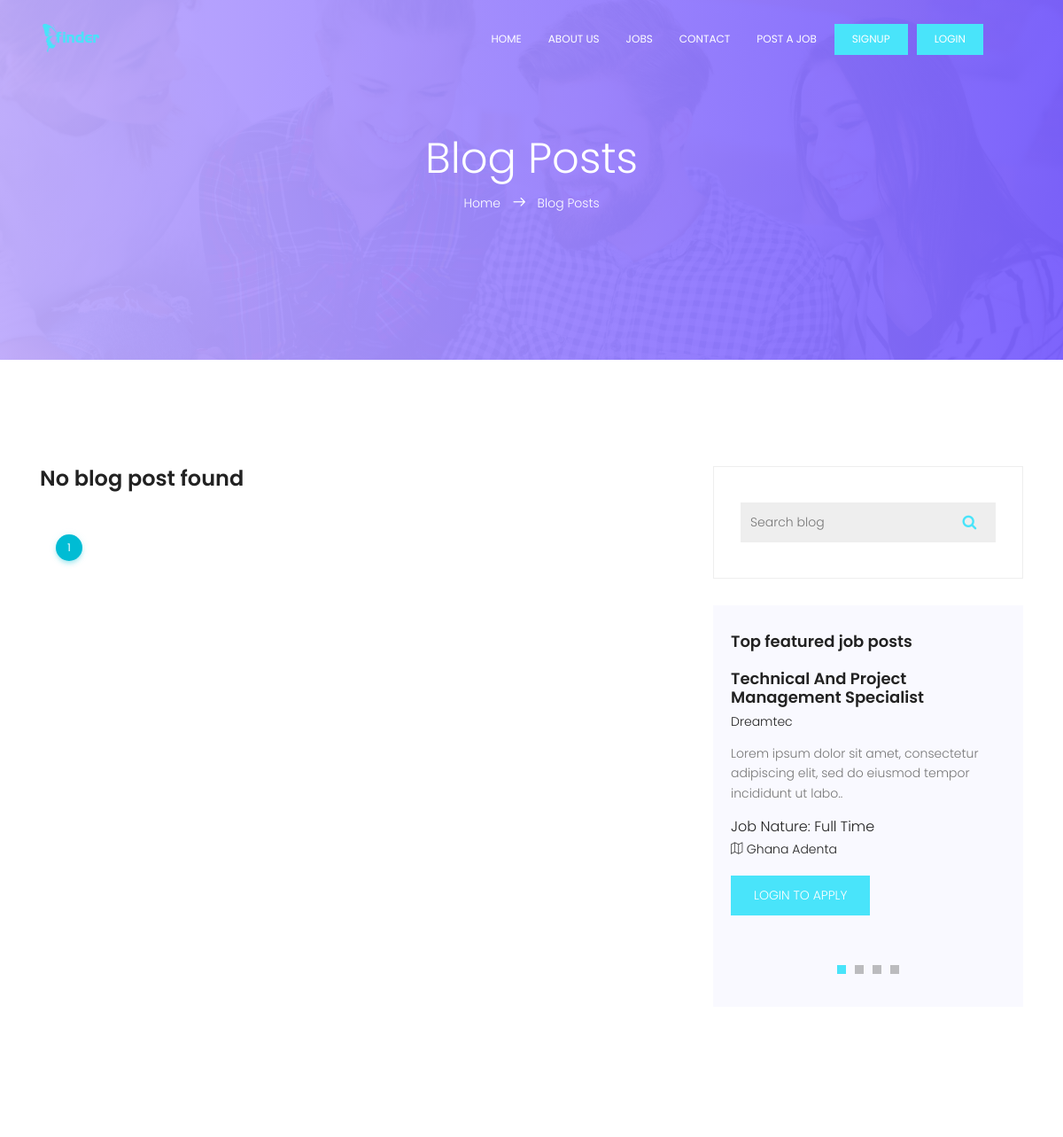
The app's page /blog/blog (upper part), older data.
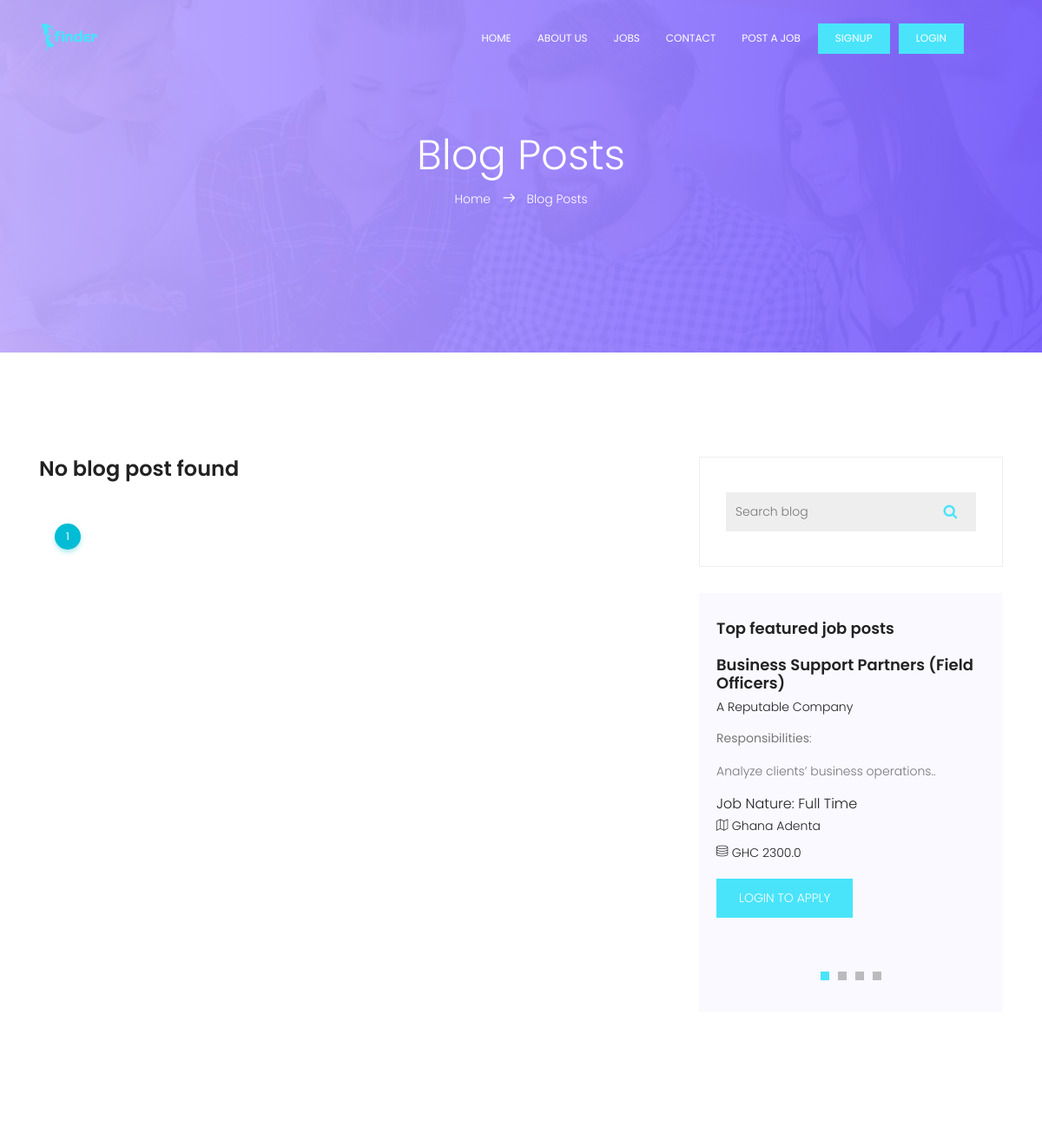
The same page, newer data.
### portal/models.py (models this page shows, shortened)
class Job(models.Model):
    company_name = models.CharField(max_length=200)
    job_title = models.CharField(max_length=200)
    company_email = models.EmailField(blank=True, null=True)
    category = models.ForeignKey(
        Category, on_delete=models.CASCADE, default='Others')
    job_type = models.CharField(max_length=20, choices=_job_Type, default=1)
    description = RichTextField()
    location = models.CharField(max_length=150)
    salary = models.FloatField(blank=True, null=True)
    application_url = models.URLField(blank=True, null=True)
    slug = models.SlugField(blank=True, null=True)
    created = models.DateTimeField(auto_now_add=True)
    featured = models.BooleanField(default=False)
    approved = models.BooleanField(default=True)
    class Meta:
        ordering = ['-created']

### blog/views.py (the view)
# urls.py: path('blog', blog, name="blog"),
def blog(request):
    blogs = Blog.objects.filter(published=True).order_by('-created')
    filters = BlogFilter(request.GET, queryset=blogs)
    blogs = filters.qs
    paginator = Paginator(blogs, 15)
    page_number = request.GET.get('page', 1)
    page_objects = paginator.get_page(page_number)
    context = {
        'blogs': blogs,
        'filters': filters,
        'page_objects': page_objects
    }
    return render(request, 'portal/blog-home.html', context)

### portal/context_processors.py (called while the page is built)
def Processors(request):
    jobs = Job.objects.filter(approved=True).order_by('-created')
    categories = Category.objects.all().order_by('-id')
    blogs = Blog.objects.filter(published=True).order_by('-id')
    blog_count = blogs.count()
    return {
        'categories': categories,
        'jobs': jobs,
        'blog_count': blog_count,
        'blogs': blogs,
    }

### templates/portal/blog-home.html (shortened to what this page needs)
{% extends 'base.html' %}
{% load static %}
{% block content %}
			<section class="banner-area relative" id="home">
				<div class="overlay overlay-bg"></div>
				<div class="container">
					<div class="row d-flex align-items-center justify-content-center">
						<div class="about-content col-lg-12">
							<h1 class="text-white">
								Blog Posts
							</h1>
							<p class="text-white link-nav"><a href="{% url 'home' %}">Home </a>  <span class="lnr lnr-arrow-right"></span>  <a href="blog-home.html"> Blog Posts</a></p>
						</div>
					</div>
				</div>
			</section>
			<section class="blog-posts-area section-gap">
				<div class="container">
					<div class="row">
						<div class="col-lg-8 post-list blog-post-list">
							{% for blog in page_objects %}
							<div class="single-post">
							{% if blog.thumbnail %}
								<img class="img-fluid" style"height: 15vh !important; widht:100% !important; object-fit: cover" src="{{blog.thumbnail.url}}" alt="">
							{% endif %}
								<ul class="tags">
									<li><a href="{% url 'blog_detail' blog.slug %}">{{blog.category}}</a></li>
								</ul>
								<a href="{% url 'blog_detail' blog.slug %}">
									<h1>
										{{blog.title|title}}
									</h1>
								</a>
									<p>
									{{blog.description|slice:":170"|safe}}...
									</p>
								<div class="bottom-meta">
									<div class="user-details row align-items-center">
										<div class="comment-wrap col-lg-6">
											<ul>
												<li><a href="{% url 'blog_detail' blog.slug %}#comment"><span class="lnr lnr-bubble"></span> {{blog.comments.count}} Comments</a></li>
											</ul>
										</div>
										<div class="social-wrap col-lg-6">
											<ul>
												<li><a href="#"><i class="fa fa-facebook"></i></a></li>
												<li><a href="#"><i class="fa fa-twitter"></i></a></li>
												<li><a href="#"><i class="fa fa-whatsapp"></i></a></li>
											</ul>
										</div>
									</div>
								</div>
							</div>
							<br><br><br>
							{% empty %}
							<h3>No blog post found</h3>
							{% endfor %}
							 <div class="container mt-5 text-center">
								<ul class="pagination pagination-info">
								<li class="active page-item">
								<a href="javascript:void(0);" class="page-link">{{page_objects.number}}</a>
								</li>
							</ul>
							 </div>
						</div>
						<div class="col-lg-4 sidebar">
							<div class="single-widget search-widget">
								<form class="example" action="#" method="GET" style="margin:auto;max-width:300px">
								  {{filters.form.title}}
								  <button type="submit"><i class="fa fa-search"></i></button>
								</form>
							</div>
							<div class="single-slidebar">
								<h4>Top featured job posts</h4>
								<div class="active-relatedjob-carusel">
								{% for job in jobs|slice:":4" %}
									<div class="single-rated">
										<a href="{% url 'detail' job.slug %}"><h4>{{job.job_title|title}}</h4></a>
										<h6>{{job.company_name|title}}</h6>
										<p>
										{{job.description|slice:":100"|safe}}..
										</p>
										<h5>Job Nature: {{job.job_type}}</h5>
										<p class="address"><span class="lnr lnr-map"></span> {{job.location}}</p>
										{% if job.salary %}
										<p class="address"><span class="lnr lnr-database"></span> GHC {{job.salary}}</p>
										{% endif %}
										{% if request.user.is_authenticated %}
										<a href="{% url 'detail' job.slug %}" class="btns text-uppercase">Apply job</a>
										{% else %}
										<a href="{% url 'login' %}" class="btns text-uppercase">Login to apply</a>
										{% endif %}
									</div>
								{% endfor %}
								</div>
							</div>
						</div>
					</div>
				</div>
			</section>
{% endblock %}

Row changes from the older to the newer data that the page shows:
removed Job: job_title "Technical And Project Management Specialist", company_name "Dreamtec", description "Lorem ipsum dolor sit amet, consectetur adipiscing elit, sed do eiusmod tempor incididunt ut labo", job_type "Full Time", location "Ghana Adenta"
added Job: job_title "Business Support Partners (Field Officers)", company_name "A Reputable Company", description "Responsibilities : .. Analyze clients’ business operations", job_type "Full Time", location "Ghana Adenta", salary "2300.0"
